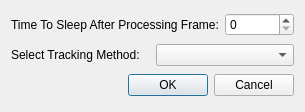
<?xml version="1.0" encoding="UTF-8"?>
<ui version="4.0">
 <class>QTrackingSettingsDialog</class>
 <widget class="QDialog" name="QTrackingSettingsDialog">
  <property name="geometry">
   <rect>
    <x>0</x>
    <y>0</y>
    <width>305</width>
    <height>112</height>
   </rect>
  </property>
  <property name="windowTitle">
   <string>Tracking Settings</string>
  </property>
  <layout class="QVBoxLayout" name="verticalLayout">
   <item>
    <layout class="QHBoxLayout" name="horizontalLayout">
     <item>
      <widget class="QLabel" name="label">
       <property name="text">
        <string>Time To Sleep After Processing Frame:</string>
       </property>
      </widget>
     </item>
     <item>
      <widget class="QSpinBox" name="spinBox_processFrameSleepTime">
       <property name="maximum">
        <number>500</number>
       </property>
      </widget>
     </item>
    </layout>
   </item>
   <item>
    <layout class="QHBoxLayout" name="horizontalLayout_2">
     <item>
      <widget class="QLabel" name="label_2">
       <property name="text">
        <string>Select Tracking Method:</string>
       </property>
      </widget>
     </item>
     <item>
      <widget class="QComboBox" name="comboBox_trackingMethod"/>
     </item>
    </layout>
   </item>
   <item>
    <widget class="QDialogButtonBox" name="buttonBox">
     <property name="orientation">
      <enum>Qt::Horizontal</enum>
     </property>
     <property name="standardButtons">
      <set>QDialogButtonBox::Cancel|QDialogButtonBox::Ok</set>
     </property>
    </widget>
   </item>
  </layout>
 </widget>
 <resources/>
 <connections>
  <connection>
   <sender>buttonBox</sender>
   <signal>accepted()</signal>
   <receiver>QTrackingSettingsDialog</receiver>
   <slot>accept()</slot>
   <hints>
    <hint type="sourcelabel">
     <x>248</x>
     <y>254</y>
    </hint>
    <hint type="destinationlabel">
     <x>157</x>
     <y>274</y>
    </hint>
   </hints>
  </connection>
  <connection>
   <sender>buttonBox</sender>
   <signal>rejected()</signal>
   <receiver>QTrackingSettingsDialog</receiver>
   <slot>reject()</slot>
   <hints>
    <hint type="sourcelabel">
     <x>316</x>
     <y>260</y>
    </hint>
    <hint type="destinationlabel">
     <x>286</x>
     <y>274</y>
    </hint>
   </hints>
  </connection>
 </connections>
</ui>
